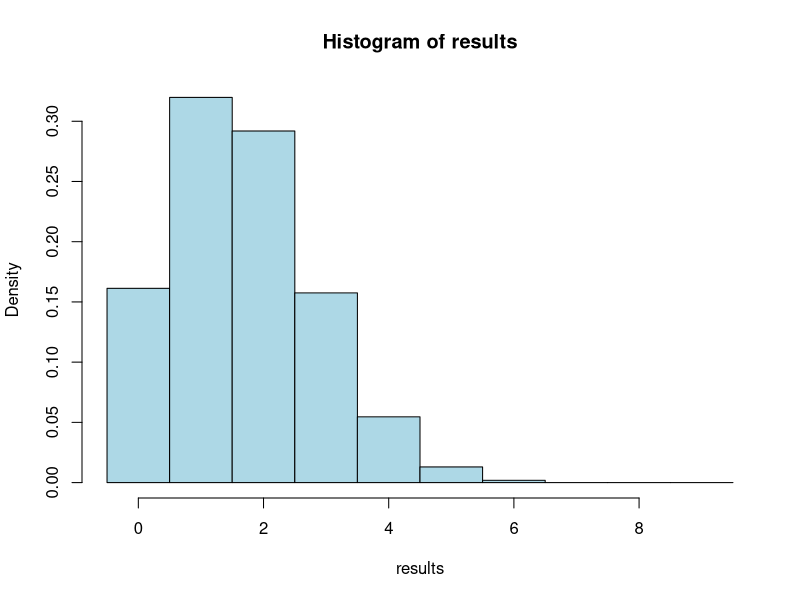
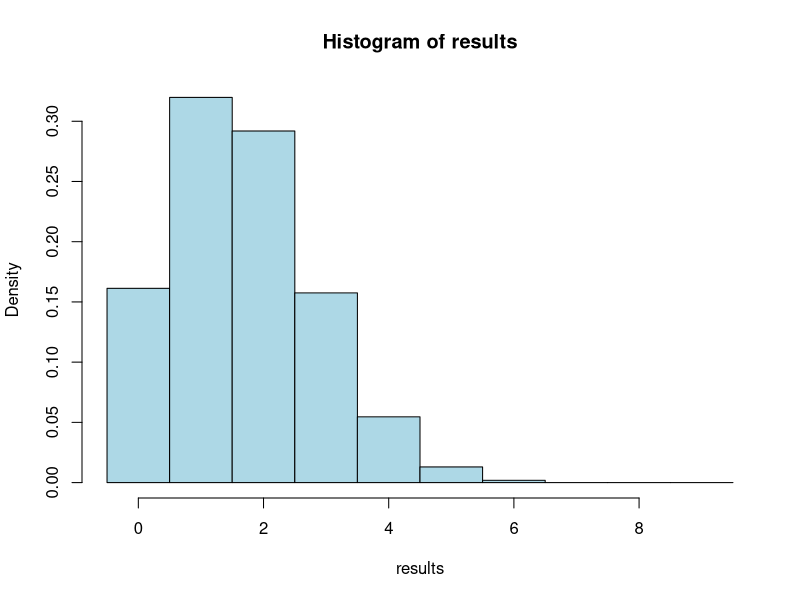
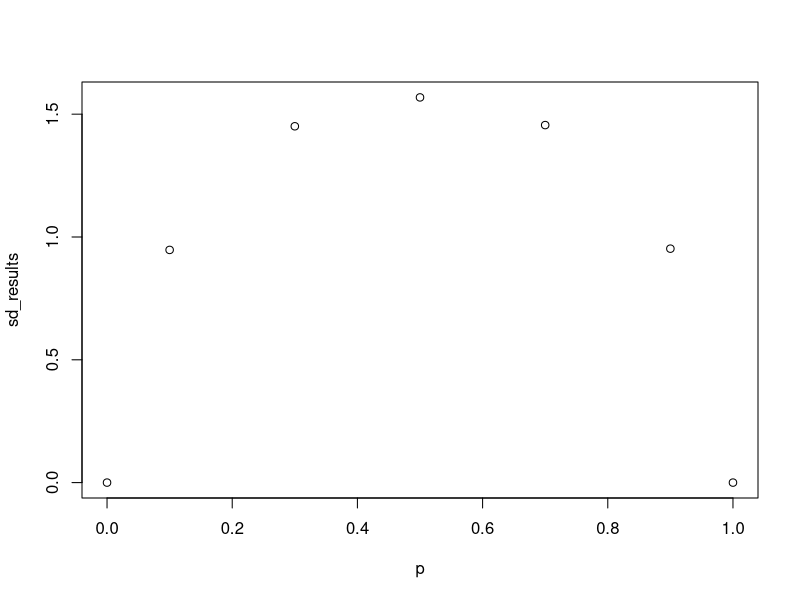
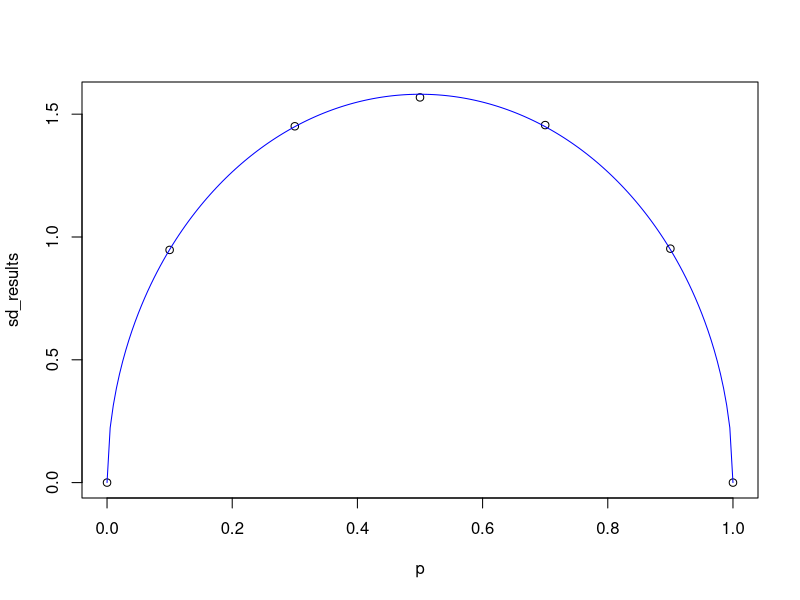
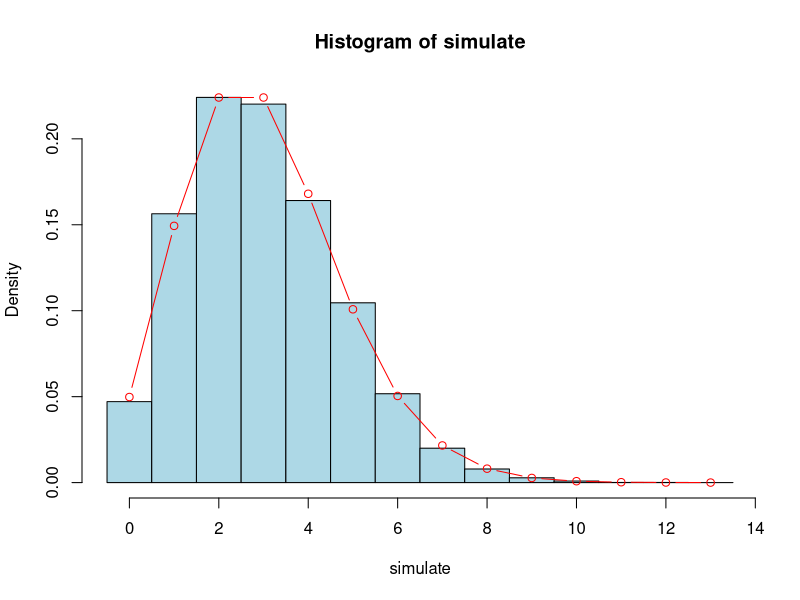
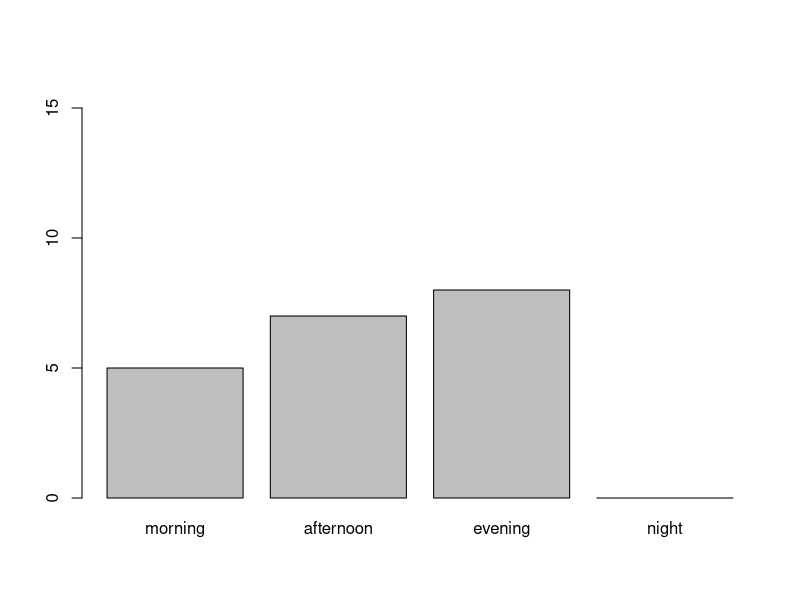
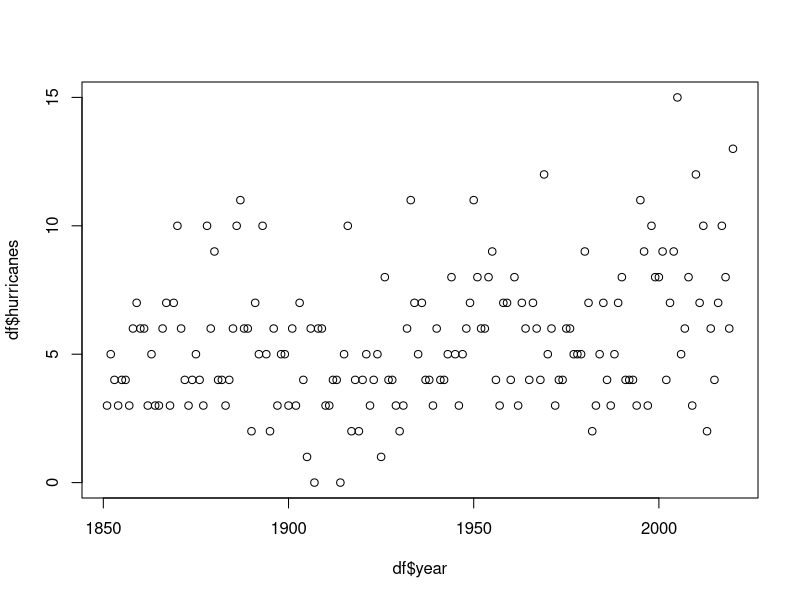
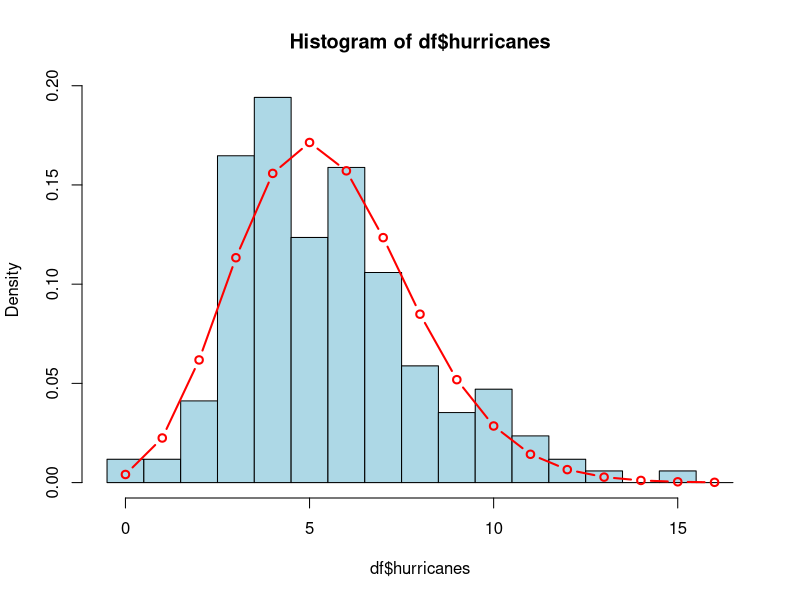

Generate these figures, in order, with R:
## ---- chunk 1
binomialtries = function(N, p) {
  v = sample(0:1, N, prob=c(1-p,p), replace=TRUE) 
   k = sum(v==1)
   return(k)
}

## ---- chunk 2
binomialtries(10,1)
## ---- chunk 3
binomialtries(10,0.5)
## ---- chunk 4
binomialtries(10,0)
## ---- chunk 5
many.binomialtries = function(N, p, nsimulations) {

   k = numeric(nsimulations)
   for (i in 1:nsimulations) k[i] = binomialtries(N, p)
   return(k)
}
## ---- chunk 6
results=many.binomialtries(10, 1/6, 10000)
hist(results, col='lightblue', freq=FALSE, breaks =seq(-0.5,9.5,1) )
## ---- chunk 7
hist(results, col='lightblue', freq=FALSE, breaks =seq(-0.5,9.5,1) )
x=0:8
#lines(x, dbinom(xp,size=10,p=1/6), typ='b', lwd=3, cex=1.5)


## ---- chunk 8
standerror=sd(results)
standerror
## ---- chunk 9
n=10
p=c(0, 0.1, 0.3, 0.5, 0.7, 0.9, 1.0)
sd_results=numeric(length(p))

for( i in 1:length(p)){
  sd_results[i]=sd(many.binomialtries(n, p[i], 10000))
}

plot(p, sd_results)

## ---- chunk 10
plot(p, sd_results)
x=seq(0, 1, 0.005)
lines(x, sqrt(x*(1-x)*n), col='blue')
## ---- chunk 11
lemda=3
N=300
simulate=many.binomialtries(N, lemda/N, 10000)

## ---- chunk 12
sd(simulate)
## ---- chunk 13
sqrt(lemda)
## ---- chunk 14
hist(simulate, freq=FALSE, breaks=seq(-0.5,13.5,1), col='lightblue')
x=0:13
lines(x, dpois(x, lemda), type='b', col='red')
## ---- chunk 15
CI = (535 + c(-2,2)*sqrt(535)) / 3
CI
## ---- chunk 16
E = 535/3
O = c(165,154,216)
O-E
## ---- chunk 17
 Z= (O-E)/sqrt(E)
Z
## ---- chunk 18
chisquared = sum(Z^2)
chisquared
## ---- chunk 19
1-pchisq(chisquared, 2)
## ---- chunk 20
chisq.test(O)
## ---- chunk 21
patients = c(5,7,8,0)
conf_lower = qchisq(0.025, 2*patients)/2
conf_upper = qchisq(0.975, 2*(patients+1))/2
conf_lower;conf_upper
## ---- chunk 22
names(patients) = c('morning','afternoon','evening','night')
pos = barplot(patients,ylim=c(0,16))
errorbars = function(x, ymin, ymax) arrows(x,ymin,x,ymax,code=3,angle=90)
#errorbars(pos, confintlower, confintupper)


## ---- chunk 23
chisq.test(patients)
## ---- chunk 24
df=read.csv('hurricane.csv')
#head(df)
plot(df$year, df$hurricanes)

## ---- chunk 25
x = 0:16
hist(df$hurricanes,breaks=seq(-0.5,16.5,1),col='lightblue', freq=FALSE)
lines(x,dpois(x, mean(df$hurricanes)),lwd=2,typ='b', col='red')
## ---- chunk 26
glm_model = glm(hurricanes~year,data=df,family='poisson')
summary(glm_model)
## ---- chunk 27
plot(df$year, df$hurr, bg='lightblue', xlab='Year', ylab='Hurricanes')
lines(df$year, predict(glm_model,type='response'), col='lightblue', lwd=3)
## ---- chunk 28
glm_model2 = glm(severe~year,data=df,family='poisson')
plot(df$year, df$severe, pch=21, bg='lightblue', ylab='# Major Hurricanes')
lines(df$year, predict(glm_model2,type='response'), col='orange', lwd=3)
## ---- chunk 29
poll = read.csv('opinionpoll.csv')
table(poll$issue)
## ---- chunk 30
table(poll$issue)/nrow(poll)
## ---- chunk 31
t = unname(table(poll$issue))
t[2]/t[1]
## ---- chunk 32
chisq.test(t)
## ---- chunk 33
binom.test(t)
## ---- chunk 34
binom.test(t)$conf.int[1:2]
## ---- chunk 35
agree = poll$issue=='agree'
glm_poll= glm(agree~age+gender+income+religion, family='binomial', data=poll)
summary(glm_poll)
## ---- chunk 36
predict(glm_poll,list(age=55,gender='F',income=35000,religion=0),type='response')
## ---- chunk 37
ageplot = 18:85
np = length(ageplot)
plot(0,0,xlim=c(18,85),ylim=c(0,1),typ='n',xlab='Age', ylab='Probability of agreeing')
lines(ageplot, predict(glm_poll,list(age=ageplot,gender=rep('F',np),income=rep(35000,np),
religion=rep(0,np)),type='response'),typ='l',lwd=3,col='blue')


lines(ageplot, predict(glm_poll,list(age=ageplot,gender=rep('F',np),income=rep(35000,np),
religion=rep(1,np)),type='response'), typ='l',lwd=3,col='red')
lines(ageplot, predict(glm_poll,list(age=ageplot,gender=rep('F',np),income=rep(35000,np),
religion=rep(2,np)),type='response'), typ='l',lwd=3,col='brown')
legend('topright',c('Not religious','Somewhat religious', 'Very religious'),
col=c('blue','red','brown'), lty=c(1,1),lwd=c(3,3))
